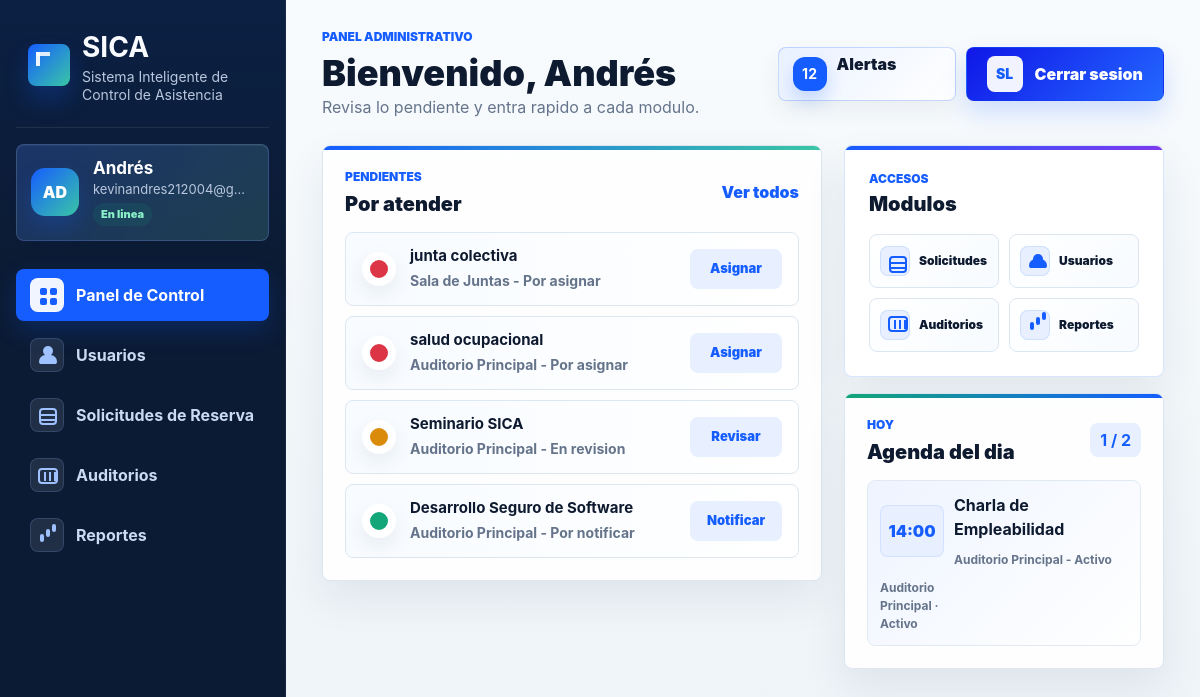
Page /admin/index.php (signed in) on the committed database.
### tables this page shows
CREATE TABLE `evento` (
  `id_evento` int(11) NOT NULL,
  `nombre_evento` varchar(100) NOT NULL,
  `descripcion` varchar(150) DEFAULT NULL,
  `fecha_evento` date NOT NULL,
  `hora_inicio` time NOT NULL,
  `hora_fin` time NOT NULL,
  `codigo_evento` varchar(20) NOT NULL,
  `id_auditorio` int(11) NOT NULL,
  `id_tipo_evento` int(11) NOT NULL,
  `id_solicitante` bigint(20) DEFAULT NULL,
  `id_coordinador` bigint(20) DEFAULT NULL,
  `observacion` varchar(255) DEFAULT NULL,
  `fecha_aprobacion` date DEFAULT NULL,
  `id_estado` int(11) DEFAULT NULL
);

CREATE TABLE `auditorio` (
  `id_auditorio` int(11) NOT NULL,
  `nombre_auditorio` varchar(80) NOT NULL,
  `bloque` varchar(10) NOT NULL,
  `capacidad` int(11) NOT NULL,
  `cantidad_computadores` int(11) DEFAULT NULL,
  `tiene_aire_acondicionado` tinyint(1) DEFAULT NULL,
  `tiene_ventilador` tinyint(1) DEFAULT NULL,
  `tiene_tablero` tinyint(1) DEFAULT NULL,
  `tiene_televisor` tinyint(1) DEFAULT NULL,
  `id_estado` int(11) DEFAULT NULL
);

CREATE TABLE `estado` (
  `id_estado` int(11) NOT NULL,
  `nombre_estado` varchar(20) NOT NULL
);

### includes/paths.php (called while the page is built, shortened)
<?php
function app_base_path(): string
{
    static $basePath = null;
    if ($basePath !== null) {
        return $basePath;
    }
    $scriptName = str_replace('\\', '/', $_SERVER['SCRIPT_NAME'] ?? '');
    $segments = array_values(array_filter(explode('/', trim($scriptName, '/')), 'strlen'));
    $firstSegment = $segments[0] ?? '';
    $rootEntries = [
        'admin',
        'aprendiz',
        'coordinador',
        'css',
        'img',
        'includes',
        'instructor',
        'js',
        'login',
        'index.php',
    ];
    $basePath = ($firstSegment !== '' && !in_array($firstSegment, $rootEntries, true))
        ? '/' . $firstSegment
        : '';
    return $basePath;
}
function app_url(string $path): string
{
    return app_base_path() . '/' . ltrim($path, '/');
}

### admin/index.php (the view, shortened to what this page needs)
<?php
require_once __DIR__ . '/../config/conexion.php';
$usuario = $_SESSION['usuario'] ?? [];
$adminName = trim((string)($usuario['nombre'] ?? 'Administrador'));
$adminMail = (string)($usuario['correo'] ?? 'admin@sica.edu.co');
function h(string|int|null $value): string
{
    return htmlspecialchars((string)$value, ENT_QUOTES, 'UTF-8');
}
function scalarQuery(PDO $pdo, string $sql, array $params = []): int
{
    $stmt = $pdo->prepare($sql);
    $stmt->execute($params);
    return (int)$stmt->fetchColumn();
}
function rowsQuery(PDO $pdo, string $sql, array $params = []): array
{
    $stmt = $pdo->prepare($sql);
    $stmt->execute($params);
    return $stmt->fetchAll();
}
$stats = [
    'usuarios' => 0,
    'eventos' => 0,
    'asistencias' => 0,
    'correos' => 0,
    'correos_pendientes' => 0,
    'auditorios' => 0,
];
$auditorios = [];
$bandejaTrabajo = [];
$eventosHoy = [];
$todayStats = [
    'solicitudes' => 0,
    'aprobadas' => 0,
    'correos' => 0,
    'eventos_activos' => 0,
    'auditorios_ocupados' => 0,
];
try {
    $stats['usuarios'] = scalarQuery($pdo, 'SELECT COUNT(*) FROM usuario');
    $stats['eventos'] = scalarQuery(
        $pdo,
        "SELECT COUNT(*)
         FROM evento e
         INNER JOIN estado es ON es.id_estado = e.id_estado
         WHERE es.nombre_estado IN ('Activo', 'Finalizado')"
    );
    $stats['asistencias'] = scalarQuery($pdo, "SELECT COUNT(*) FROM preregistro WHERE asistencia <> 'Pendiente'");
    $stats['correos'] = scalarQuery($pdo, 'SELECT COUNT(*) FROM evento WHERE id_coordinador IS NOT NULL');
    $stats['correos_pendientes'] = scalarQuery(
        $pdo,
        "SELECT COUNT(*)
         FROM evento e
         INNER JOIN estado es ON es.id_estado = e.id_estado
         WHERE es.nombre_estado IN ('Activo', 'Cancelado')
           AND e.id_coordinador IS NOT NULL
           AND e.fecha_aprobacion IS NOT NULL"
    );
    $stats['auditorios'] = scalarQuery(
        $pdo,
        "SELECT COUNT(*)
         FROM auditorio a
         INNER JOIN estado es ON es.id_estado = a.id_estado
         WHERE es.nombre_estado = 'Activo'"
    );
    $bandejaTrabajo = rowsQuery(
        $pdo,
        'SELECT e.id_evento, e.nombre_evento, e.fecha_evento, e.hora_inicio,
                e.id_coordinador, e.fecha_aprobacion, es.nombre_estado AS estado,
                a.nombre_auditorio
         FROM evento e
         INNER JOIN auditorio a ON a.id_auditorio = e.id_auditorio
         INNER JOIN estado es ON es.id_estado = e.id_estado
         WHERE es.nombre_estado = \'Pendiente\'
            OR (
                es.nombre_estado IN (\'Activo\', \'Cancelado\')
                AND e.id_coordinador IS NOT NULL
                AND e.fecha_aprobacion IS NOT NULL
            )
         ORDER BY
            CASE
                WHEN es.nombre_estado = \'Pendiente\' AND e.id_coordinador IS NULL THEN 1
                WHEN es.nombre_estado = \'Pendiente\' THEN 2
                WHEN es.nombre_estado IN (\'Activo\', \'Cancelado\') AND e.fecha_aprobacion IS NOT NULL THEN 3
                ELSE 4
            END,
            e.fecha_evento ASC,
            e.hora_inicio ASC
         LIMIT 4'
    );
    $auditorios = rowsQuery(
        $pdo,
        'SELECT a.nombre_auditorio, a.bloque, a.capacidad, aes.nombre_estado AS estado,
                COUNT(e.id_evento) eventos_programados
         FROM auditorio a
         INNER JOIN estado aes ON aes.id_estado = a.id_estado
         LEFT JOIN evento e ON e.id_auditorio = a.id_auditorio AND e.id_estado = 1
         GROUP BY a.id_auditorio, a.nombre_auditorio, a.bloque, a.capacidad, aes.nombre_estado
         ORDER BY a.nombre_auditorio ASC'
    );
    $eventosHoy = rowsQuery(
        $pdo,
        'SELECT e.nombre_evento, e.hora_inicio, e.hora_fin, a.nombre_auditorio, es.nombre_estado AS estado
         FROM evento e
         INNER JOIN auditorio a ON a.id_auditorio = e.id_auditorio
         INNER JOIN estado es ON es.id_estado = e.id_estado
         WHERE e.fecha_evento = CURDATE()
         ORDER BY e.hora_inicio ASC
         LIMIT 6'
    );
    $todayStats['solicitudes'] = scalarQuery($pdo, 'SELECT COUNT(*) FROM evento WHERE fecha_evento = CURDATE()');
    $todayStats['aprobadas'] = scalarQuery(
        $pdo,
        "SELECT COUNT(*)
         FROM evento e
         INNER JOIN estado es ON es.id_estado = e.id_estado
         WHERE e.fecha_evento = CURDATE() AND es.nombre_estado = 'Activo'"
    );
    $todayStats['correos'] = scalarQuery($pdo, 'SELECT COUNT(*) FROM evento WHERE DATE(COALESCE(fecha_aprobacion, fecha_evento)) = CURDATE() AND id_coordinador IS NOT NULL');
    $todayStats['eventos_activos'] = scalarQuery(
        $pdo,
        "SELECT COUNT(*)
         FROM evento e
         INNER JOIN estado es ON es.id_estado = e.id_estado
         WHERE e.fecha_evento = CURDATE() AND es.nombre_estado = 'Activo'"
    );
    $todayStats['auditorios_ocupados'] = scalarQuery(
        $pdo,
        "SELECT COUNT(DISTINCT e.id_auditorio)
         FROM evento e
         INNER JOIN estado es ON es.id_estado = e.id_estado
         WHERE e.fecha_evento = CURDATE() AND es.nombre_estado = 'Activo'"
    );
} catch (Throwable $exception) {
    error_log('SICA admin dashboard: ' . $exception->getMessage());
}
$nuevasSolicitudes = 0;
try {
    $nuevasSolicitudes = scalarQuery(
        $pdo,
        "SELECT COUNT(*)
         FROM evento e
         INNER JOIN estado es ON es.id_estado = e.id_estado
         WHERE e.id_coordinador IS NULL
           AND es.nombre_estado = 'Pendiente'"
    );
} catch (Throwable $exception) {
    error_log('SICA admin dashboard nuevas solicitudes: ' . $exception->getMessage());
}
$notificationTotal = $nuevasSolicitudes + (int)($stats['correos_pendientes'] ?? 0);
?>
<?php include_once __DIR__ . '/../includes/header.php'; ?>
<main class="admin-dashboard">
    <aside class="admin-sidebar" aria-label="Menu del administrador">
        <a class="admin-brand admin-brand--with-mark" href="<?= h(app_url('admin/index.php')) ?>">
            <span>
                <strong>SICA</strong>
                <small>Sistema Inteligente de Control de Asistencia</small>
            </span>
        </a>
        <a class="admin-profile" href="<?= h(app_url('admin/perfil.php')) ?>" aria-label="Ver perfil del administrador">
            <div class="admin-avatar">AD</div>
            <div>
                <strong><?= h($adminName) ?></strong>
                <small><?= h($adminMail) ?></small>
                <span>En linea</span>
            </div>
        </a>
        <nav class="admin-nav">
            <a class="active" href="<?= h(app_url('admin/index.php')) ?>"><span class="nav-symbol nav-symbol-dashboard" aria-hidden="true"></span>Panel de Control</a>
            <a href="<?= h(app_url('admin/usuarios.php')) ?>"><span class="nav-symbol nav-symbol-users" aria-hidden="true"></span>Usuarios</a>
            <a href="<?= h(app_url('admin/solicitudes.php')) ?>"><span class="nav-symbol nav-symbol-reservations" aria-hidden="true"></span>Solicitudes de Reserva</a>
            <a href="<?= h(app_url('admin/auditorios.php')) ?>"><span class="nav-symbol nav-symbol-auditoriums" aria-hidden="true"></span>Auditorios</a>
            <a href="<?= h(app_url('admin/reportes.php')) ?>"><span class="nav-symbol nav-symbol-reports" aria-hidden="true"></span>Reportes</a>
        </nav>
    </aside>
    <section class="admin-main">
        <header class="admin-topbar">
            <div>
                <p class="admin-eyebrow">Panel administrativo</p>
                <h1>Bienvenido, <?= h($adminName) ?></h1>
                <span>Revisa lo pendiente y entra rapido a cada modulo.</span>
            </div>
            <div class="admin-top-actions">
                <div class="admin-notification-center" aria-label="Centro de notificaciones">
                    <strong><?= h($notificationTotal) ?></strong>
                    <span>Alertas</span>
                </div>
                <a class="admin-logout" href="<?= h(app_url('login/logout.php')) ?>">Cerrar sesion</a>
            </div>
        </header>
        <section class="admin-home-grid">
            <article class="admin-panel admin-work-queue admin-home-primary">
                <div class="admin-panel-head">
                    <div>
                        <p class="admin-eyebrow">Pendientes</p>
                        <h2>Por atender</h2>
                    </div>
                    <a href="<?= h(app_url('admin/solicitudes.php')) ?>">Ver todos</a>
                </div>
                <div class="admin-task-list">
                    <?php foreach ($bandejaTrabajo as $item): ?>
                        <?php
                            $estado = (string)$item['estado'];
                            $prioridad = 'Respuesta';
                            $priorityClass = 'low';
                            $estadoTrabajo = 'Por notificar';
                            $accionTrabajo = 'Revisar';
                            if ($estado === 'Pendiente' && empty($item['id_coordinador'])) {
                                $prioridad = 'Nueva';
                                $priorityClass = 'high';
                                $estadoTrabajo = 'Por asignar';
                                $accionTrabajo = 'Asignar';
                            } elseif ($estado === 'Pendiente') {
                                $prioridad = 'Revision';
                                $priorityClass = 'medium';
                                $estadoTrabajo = 'En revision';
                            } elseif (!empty($item['fecha_aprobacion'])) {
                                $prioridad = 'Respuesta';
                                $priorityClass = 'low';
                                $estadoTrabajo = 'Por notificar';
                                $accionTrabajo = 'Notificar';
                            }
                        ?>
                        <a class="admin-task-item <?= h($priorityClass) ?>" href="<?= h(app_url('admin/solicitudes.php?q=' . urlencode((string)$item['nombre_evento']))) ?>">
                            <span><?= h($prioridad) ?></span>
                            <div>
                                <strong><?= h($item['nombre_evento']) ?></strong>
                                <small class="admin-task-meta-clean"><?= h($item['nombre_auditorio']) ?> - <?= h($estadoTrabajo) ?></small>
                            </div>
                            <em><?= h($accionTrabajo) ?></em>
                        </a>
                    <?php endforeach; ?>
                </div>
            </article>
            <aside class="admin-side-stack" aria-label="Acciones y agenda">
                <section class="quick-actions admin-home-actions">
                    <div>
                        <span class="admin-eyebrow">Accesos</span>
                        <h2>Modulos</h2>
                    </div>
                    <nav aria-label="Acciones rapidas del administrador">
                        <a href="<?= h(app_url('admin/solicitudes.php')) ?>"><span class="module-symbol module-symbol-reservations" aria-hidden="true"></span>Solicitudes</a>
                        <a href="<?= h(app_url('admin/usuarios.php')) ?>"><span class="module-symbol module-symbol-users" aria-hidden="true"></span>Usuarios</a>
                        <a href="<?= h(app_url('admin/auditorios.php')) ?>"><span class="module-symbol module-symbol-auditoriums" aria-hidden="true"></span>Auditorios</a>
                        <a href="<?= h(app_url('admin/reportes.php')) ?>"><span class="module-symbol module-symbol-reports" aria-hidden="true"></span>Reportes</a>
                    </nav>
                </section>
                <article class="admin-panel admin-today-card">
                    <div class="admin-panel-head">
                        <div>
                            <p class="admin-eyebrow">Hoy</p>
                            <h2>Agenda del dia</h2>
                        </div>
                        <strong class="admin-occupancy"><?= h($todayStats['auditorios_ocupados']) ?> / <?= h(max(1, count($auditorios))) ?></strong>
                    </div>
                    <div class="admin-day-list">
                        <?php foreach ($eventosHoy as $eventoHoy): ?>
                            <div>
                                <time><?= h(substr((string)$eventoHoy['hora_inicio'], 0, 5)) ?></time>
                                <strong><?= h($eventoHoy['nombre_evento']) ?></strong>
                                <span class="admin-day-meta-clean"><?= h($eventoHoy['nombre_auditorio']) ?> - <?= h($eventoHoy['estado']) ?></span>
                                <span><?= h($eventoHoy['nombre_auditorio']) ?> · <?= h($eventoHoy['estado']) ?></span>
                            </div>
                        <?php endforeach; ?>
                    </div>
                </article>
            </aside>
        </section>
    </section>
</main>
<?php include_once __DIR__ . '/../includes/footer.php'; ?>

### css/login.css (style rules this page uses)
:root { --login-blue: #2563ff; --login-blue-dark: #1d4ed8; --login-text: #182235; --login-muted: #7a879b; --login-line: #e6ebf3; --border-angle: 0deg; }
* { box-sizing: border-box; }
body { min-height: 100vh; margin: 0; color: var(--login-text); font-family: "Inter", "Segoe UI", Arial, sans-serif; background: linear-gradient(90deg, rgba(37, 99, 255, 0.08), rgba(255, 255, 255, 0) 18%), linear-gradient(180deg, #f9fbff 0%, #edf4ff 100%); }

### rows in the picture
evento: nombre_evento "junta colectiva", id_auditorio.nombre_auditorio "Sala de Juntas", estadoTrabajo "Por asignar", accionTrabajo "Asignar"
evento: nombre_evento "salud ocupacional", id_auditorio.nombre_auditorio "Auditorio Principal", estadoTrabajo "Por asignar", accionTrabajo "Asignar"
evento: nombre_evento "Seminario SICA", id_auditorio.nombre_auditorio "Auditorio Principal", estadoTrabajo "En revision", accionTrabajo "Revisar"
evento: nombre_evento "Desarrollo Seguro de Software", id_auditorio.nombre_auditorio "Auditorio Principal", estadoTrabajo "Por notificar", accionTrabajo "Notificar"
evento: hora_inicio "14:00", nombre_evento "Charla de Empleabilidad", id_auditorio.nombre_auditorio "Auditorio Principal", id_estado.nombre_estado "Activo"

### other values in the picture
$adminName "Andrés"
$adminMail "kevinandres212004@g…"
$notificationTotal "12"
$todayStats['auditorios_ocupados'] "1"
max(1, count($auditorios)) "2"
